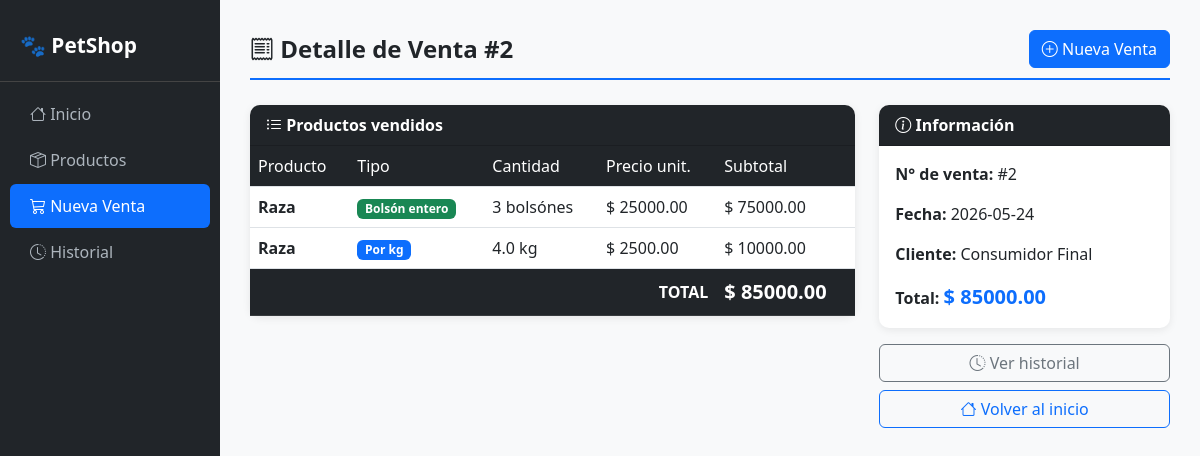
Screenshot of /ventas/2 with the database file from the repository.
### tables this page shows
CREATE TABLE ventas (
            id          INTEGER PRIMARY KEY AUTOINCREMENT,
            fecha       TEXT NOT NULL,
            total       REAL NOT NULL,
            cliente     TEXT
        );

CREATE TABLE detalle_venta (
            id              INTEGER PRIMARY KEY AUTOINCREMENT,
            venta_id        INTEGER NOT NULL,
            producto_id     INTEGER NOT NULL,
            tipo_venta      TEXT NOT NULL,
            cantidad        REAL NOT NULL,
            precio_unitario REAL NOT NULL,
            subtotal        REAL NOT NULL,
            FOREIGN KEY (venta_id) REFERENCES ventas(id),
            FOREIGN KEY (producto_id) REFERENCES productos(id)
        );

CREATE TABLE productos (
            id          INTEGER PRIMARY KEY AUTOINCREMENT,
            nombre      TEXT NOT NULL,
            descripcion TEXT,
            precio_kg       REAL,
            precio_bolson   REAL,
            peso_bolson_kg  REAL DEFAULT 0,
            stock_kg        REAL DEFAULT 0,
            stock_minimo_kg REAL DEFAULT 5,
            activo      INTEGER DEFAULT 1
        );

### routes/ventas.py (the view)
@ventas_bp.route('/ventas/<int:id>')
def detalle(id):
    venta, detalle = obtener_venta(id)
    return render_template('ventas/detalle.html', venta=venta, detalle=detalle)

### app.py (called while the page is built)
@app.before_request
def chequear_licencia():
    rutas_libres = ['/activar', '/licencia-vencida']
    if request.path not in rutas_libres:
        if not verificar_licencia():
            return redirect('/licencia-vencida')

### database.py (called while the page is built)
def conectar():
    return sqlite3.connect('petshop.db')

### licencia.py (called while the page is built)
def _decodificar(texto):
    return base64.b64decode(texto.encode()).decode()

def obtener_fecha_instalacion():
    try:
        with open(ARCHIVO_LIC, 'r') as f:
            return datetime.strptime(_decodificar(f.read().strip()), '%Y-%m-%d').date()
    except:
        return None

def verificar_licencia():
    fecha = obtener_fecha_instalacion()
    if not fecha:
        primera_ejecucion()
        return True
    return (date.today() - fecha).days <= DIAS_PRUEBA

### models/venta.py (called while the page is built)
def obtener_venta(id):
    conn = conectar()
    conn.row_factory = sqlite3.Row
    cursor = conn.cursor()
    venta = cursor.execute(
        "SELECT * FROM ventas WHERE id = ?", (id,)
    ).fetchone()
    detalle = cursor.execute('''
        SELECT d.*, p.nombre
        FROM detalle_venta d
        JOIN productos p ON p.id = d.producto_id
        WHERE d.venta_id = ?
    ''', (id,)).fetchall()
    conn.close()
    return venta, detalle

### templates/ventas/detalle.html
{% extends 'base.html' %}
{% block contenido %}
<div class="d-flex justify-content-between align-items-center titulo-pagina">
    <span><i class="bi bi-receipt"></i> Detalle de Venta #{{ venta.id }}</span>
    <a href="/ventas/nueva" class="btn btn-primary">
        <i class="bi bi-plus-circle"></i> Nueva Venta
    </a>
</div>
<div class="row">
    <div class="col-md-8">
        <div class="card mb-3">
            <div class="card-header bg-dark text-white">
                <i class="bi bi-list-ul"></i> Productos vendidos
            </div>
            <div class="card-body p-0">
                <table class="table mb-0">
                    <thead>
                        <tr>
                            <th>Producto</th>
                            <th>Tipo</th>
                            <th>Cantidad</th>
                            <th>Precio unit.</th>
                            <th>Subtotal</th>
                        </tr>
                    </thead>
                    <tbody>
                        {% for item in detalle %}
                        <tr>
                            <td><strong>{{ item.nombre }}</strong></td>
                            <td>
                                {% if item.tipo_venta == 'kg' %}
                                    <span class="badge bg-primary">Por kg</span>
                                {% else %}
                                    <span class="badge bg-success">Bolsón entero</span>
                                {% endif %}
                            </td>
                            <td>
                                {% if item.tipo_venta == 'kg' %}
                                    {{ item.cantidad }} kg
                                {% else %}
                                    {{ item.cantidad|int }} bolsón{% if item.cantidad > 1 %}es{% endif %}
                                {% endif %}
                            </td>
                            <td>$ {{ "%.2f"|format(item.precio_unitario) }}</td>
                            <td>$ {{ "%.2f"|format(item.subtotal) }}</td>
                        </tr>
                        {% endfor %}
                    </tbody>
                    <tfoot>
                        <tr class="table-dark">
                            <td colspan="4" class="text-end fw-bold">TOTAL</td>
                            <td class="fw-bold fs-5">$ {{ "%.2f"|format(venta.total) }}</td>
                        </tr>
                    </tfoot>
                </table>
            </div>
        </div>
    </div>
    <div class="col-md-4">
        <div class="card mb-3">
            <div class="card-header bg-dark text-white">
                <i class="bi bi-info-circle"></i> Información
            </div>
            <div class="card-body">
                <p><strong>N° de venta:</strong> #{{ venta.id }}</p>
                <p><strong>Fecha:</strong> {{ venta.fecha }}</p>
                <p><strong>Cliente:</strong> {{ venta.cliente or 'Consumidor Final' }}</p>
                <p class="mb-0"><strong>Total:</strong>
                    <span class="text-primary fs-5 fw-bold">
                        $ {{ "%.2f"|format(venta.total) }}
                    </span>
                </p>
            </div>
        </div>
        <div class="d-grid gap-2">
            <a href="/historial" class="btn btn-outline-secondary">
                <i class="bi bi-clock-history"></i> Ver historial
            </a>
            <a href="/" class="btn btn-outline-primary">
                <i class="bi bi-house"></i> Volver al inicio
            </a>
        </div>
    </div>
</div>
{% endblock %}

### templates/base.html (shortened to what this page needs)
<!DOCTYPE html>
<html lang="es">
<head>
    <link href="https://cdn.jsdelivr.net/npm/bootstrap@5.3.0/dist/css/bootstrap.min.css" rel="stylesheet">
    <link href="https://cdn.jsdelivr.net/npm/bootstrap-icons@1.10.5/font/bootstrap-icons.css" rel="stylesheet">
    <link rel="stylesheet" href="{{ url_for('static', filename='css/styles.css') }}">
</head>
<body>
<div class="d-flex">
    <div class="sidebar">
        <div class="logo">🐾 PetShop</div>
        <a href="/" class="{{ 'activo' if request.path == '/' }}">
            <i class="bi bi-house"></i> Inicio
        </a>
        <a href="/productos" class="{{ 'activo' if request.path.startswith('/productos') }}">
            <i class="bi bi-box-seam"></i> Productos
        </a>
        <a href="/ventas/nueva" class="{{ 'activo' if request.path.startswith('/ventas') }}">
            <i class="bi bi-cart3"></i> Nueva Venta
        </a>
        <a href="/historial" class="{{ 'activo' if request.path.startswith('/historial') }}">
            <i class="bi bi-clock-history"></i> Historial
        </a>
    </div>
    <div class="contenido">
        {% block contenido %}{% endblock %}
    </div>
</div>
</body>
</html>

### static/css/styles.css (style rules this page uses)
body { background-color: #f8f9fa; font-family: 'Segoe UI', sans-serif; }
.sidebar { min-height: 100vh; background-color: #212529; padding-top: 20px; width: 220px; min-width: 220px; }
.sidebar .logo { color: white; font-size: 1.3rem; font-weight: bold; padding: 10px 20px 20px; border-bottom: 1px solid #444; margin-bottom: 10px; }
.sidebar a { color: #adb5bd; text-decoration: none; display: block; padding: 10px 20px; border-radius: 6px; margin: 2px 10px; transition: all 0.2s; }
.sidebar a.activo { background-color: #0d6efd; color: white; }
.contenido { padding: 30px; flex-grow: 1; }
.titulo-pagina { font-size: 1.5rem; font-weight: bold; margin-bottom: 25px; color: #212529; border-bottom: 2px solid #0d6efd; padding-bottom: 10px; }
.card { border: none; border-radius: 10px; box-shadow: 0 2px 8px rgba(0,0,0,0.08); }
.card-header { border-radius: 10px 10px 0 0 !important; font-weight: bold; }
.table th { background-color: #212529; color: white; font-weight: 500; }
.btn { border-radius: 6px; }

### rows the page displays
ventas: id "2", total "85000.00", fecha "2026-05-24", cliente "Consumidor Final"
detalle_venta: nombre "Raza", tipo_venta "Bolsón entero", cantidad "3", shows "es", precio_unitario "25000.00", subtotal "75000.00"
detalle_venta: nombre "Raza", tipo_venta "Por kg", cantidad "4.0", precio_unitario "2500.00", subtotal "10000.00"
